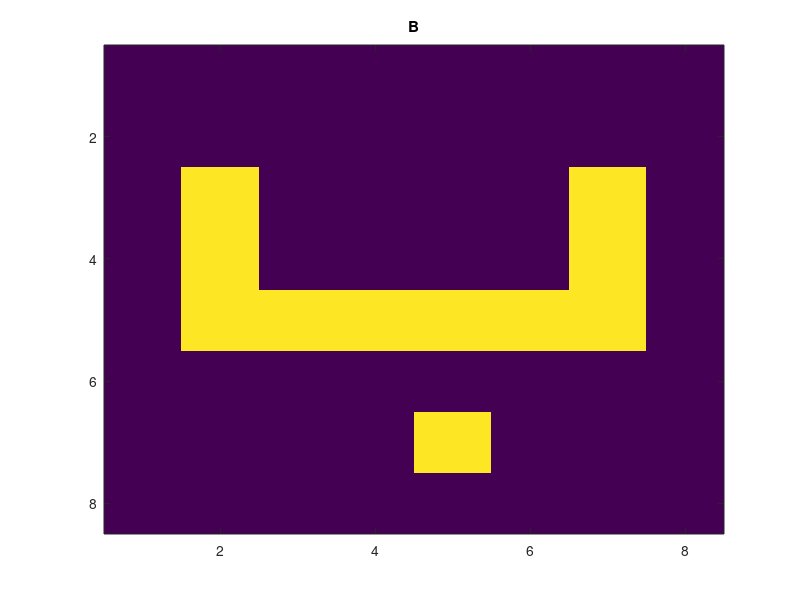
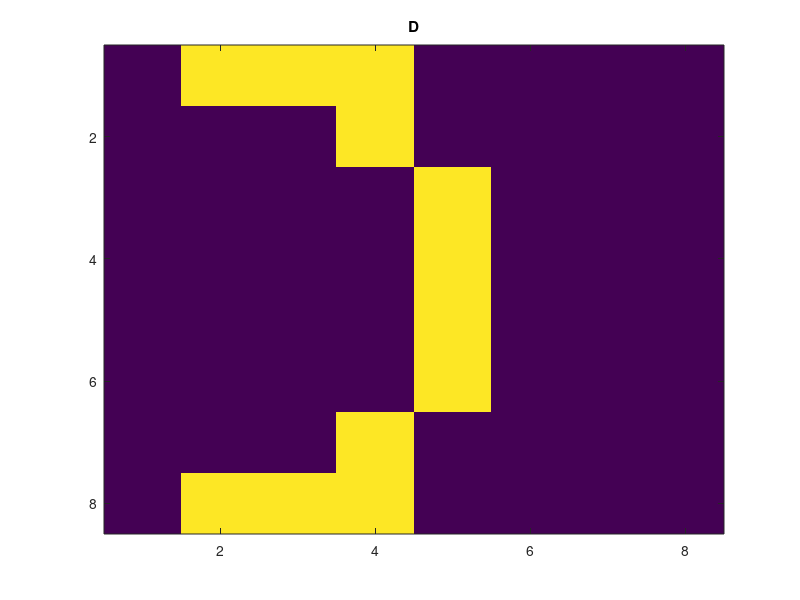
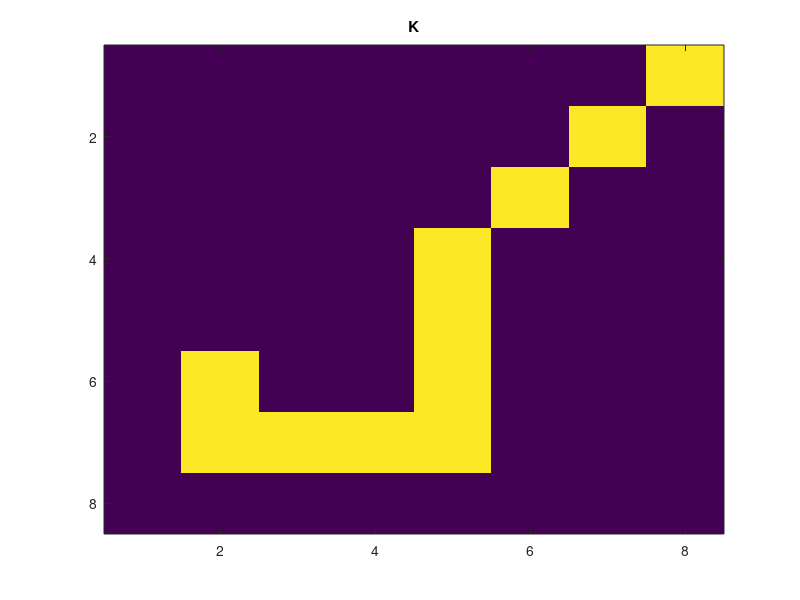
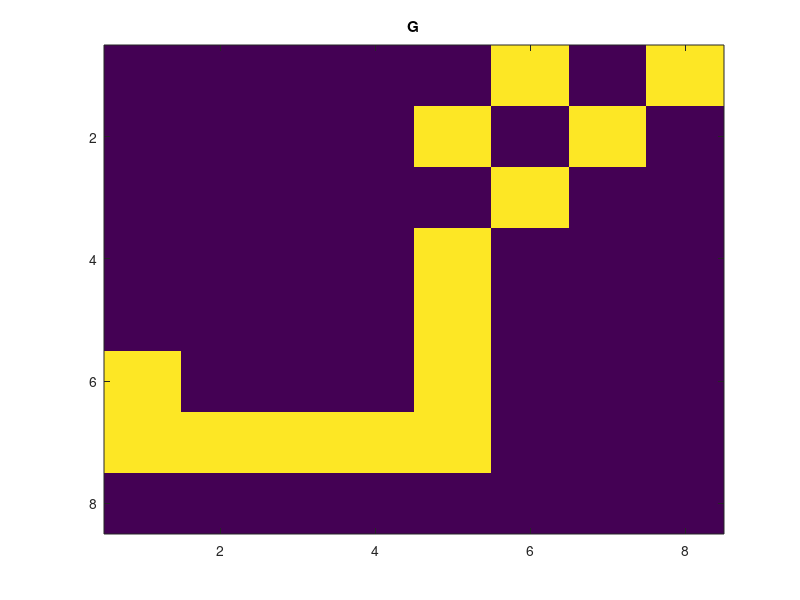

The MATLAB script that drew these images, in order: (Note: this script raises an error after producing the figures.)
clear all;
close all;
clc;

B=-1.*ones(64,1);
B(18)=1;
B(23)=1;
B(26)=1;
B(31)=1;
B(34:39)=1;
B(53)=1;

D=-1.*ones(64,1);
D(2:4)=1;
D(12)=1;
D(21)=1;
D(29)=1;
D(37)=1;
D(45)=1;
D(52)=1;
D(58:60)=1;

K=-1.*ones(64,1);
K(8)=1;
K(15)=1;
K(22)=1;
K(29)=1;
K(37)=1;
K(45)=1;
K(50:53)=1;
K(42)=1;

G=-1.*ones(64,1);
G(41)=1;
G(49:53)=1;
G(45)=1;
G(37)=1;
G(29)=1;
G(22)=1;
G(15)=1;
G(8)=1;
G(6)=1;
G(13)=1;

P=-1.*ones(64,1);
P(18)=1;
P(26)=1;
P(34:39)=1;
P(31)=1;
P(23)=1;
P(51:54)=1;
P(60:61)=1;



U=reshape(B,8,8) ;   
figure
imagesc(U')
title('B')


U=reshape(D,8,8);   
figure
imagesc(U');
title('D')


U=reshape(K,8,8);    
figure
imagesc(U')
title('K')


U=reshape(G,8,8) ;  
figure
imagesc(U')
title('G')


U=reshape(P,8,8)  ; 
figure
imagesc(U')
title('P')


%Great hopfild network

input = [B D K];
net = newhop(input);


%in help of newhop in matlab 
Ai = input;
[Y,Pf,Af] = net(3,[],Ai);


%data  with 20% noise
 D_noise =D;
 B_noise =B;
 K_noise =K;
 
 
 for i = 1:(64*20/100)
      x = floor(rand()*64 + 1);
      D_noise(x) = D_noise(x) * -1;
 end
 
 
 for i = 1:(64*20/100)
      x = floor(rand()*64 + 1);
      K_noise(x) = K_noise(x) * -1;
 end
 
 for i = 1:(64*70/100)
      x = floor(rand()*64 + 1);
      B_noise(x) = B_noise(x) * -1;
 end


input_noise=[K_noise B_noise D_noise]; 
%in help of newhop in matlab 
Ai = input_noise;
[Y,Pf,Af] = net(3,[],Ai);

figure
U= reshape(hardlim(Y(:,3)), 8, 8);
%imagesc(U');
title('K-Saved')

figure
U= reshape(hardlim(Y(:,1)), 8, 8);
%imagesc(U');
title('B-Saved')

figure
U = reshape(hardlim(Y(:,2)), 8, 8);
%imagesc(U');
title('D-Saved')

input_new=[P G];
%in help of newhop in matlab 
Ai = input_new;
[Y,Pf,Af] = net([2 5],[],Ai);

figure
U= reshape(hardlim(Y{1}(:,1)), 8, 8);
%imagesc(U');
title('P-Saved')

figure
U= reshape(hardlim(Y{2}(:,2)), 8, 8);
%imagesc(U');
title('G-Saved')

 
 